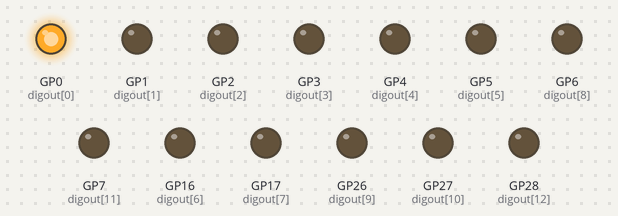
Simulated run of this program. Board: Raspberry Pi Pico running MicroPython. On the bench: output pins drawn as LEDs (lit = HIGH).

Above: at 0.07 s.
At 1.12 s:
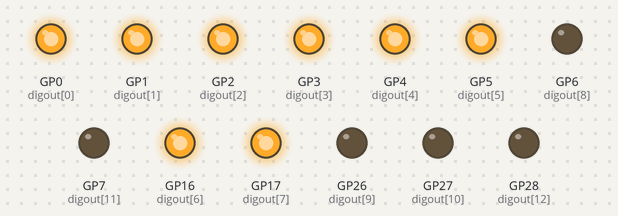
At 2.17 s:
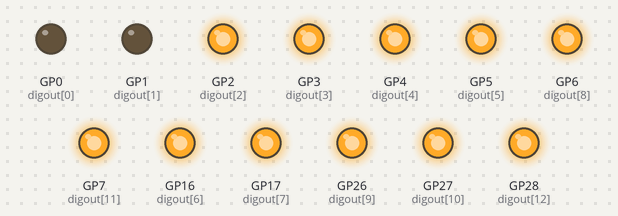
At 4.42 s:
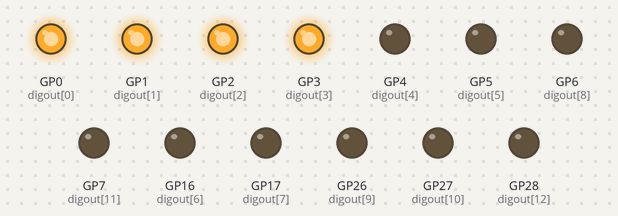
At 6.52 s:
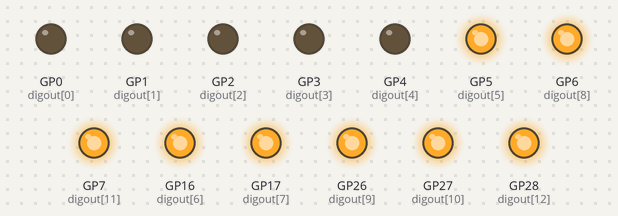
At 8.77 s:
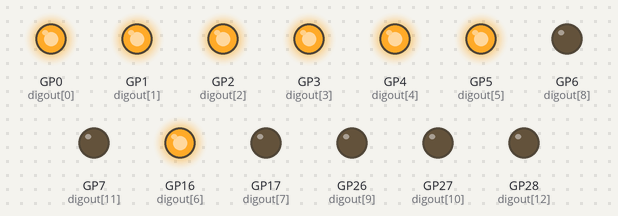
Timing chart, 0 to 9.1 s (numbered marks = the images above):
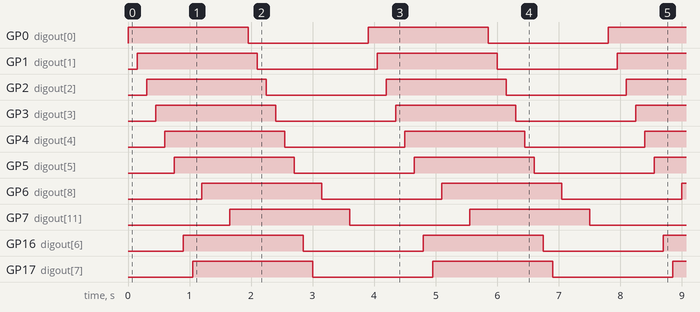

The program:

Blink_Example_2.py
```python
"""
DESCRIPTION:
This example code will uses: Robo Pico and Raspberry Pi Pico / Pico W
to light up LEDs on Robo Pico using MicroPython

AUTHOR  : Cytron Technologies Sdn Bhd
WEBSITE  : www.cytron.io
EMAIL    : support@cytron.io
"""
#import necessary libraries
from machine import Pin
import time

# Initialize led pins
LED = []
pins = [0, 1, 2, 3, 4, 5, 16, 17, 6, 26, 27, 7, 28]

for pin in pins:
    digout = Pin(pin, Pin.OUT)
    LED.append(digout)

while True:
    #Turn on LEDs one-by-one very quickly
    for i in range(len(pins)):
        LED[i].value(True)
        time.sleep(0.15)

    # Turn off LEDs one-by-one very quickly
    for i in range(len(pins)):
        LED[i].value(False)
        time.sleep(0.15)
```

Measured:
- by itself, GP0 (digout[0]), GP1 (digout[1]), GP2 (digout[2]), GP3 (digout[3]), GP4 (digout[4]), GP5 (digout[5]), GP6 (digout[8]), GP7 (digout[11]), GP16 (digout[6]), GP17 (digout[7]), GP26 (digout[9]), GP27 (digout[10]), GP28 (digout[12]): alternates HIGH for 2.0 s and LOW for 2.0 s
- by itself, everything shown: repeats every 3.9 s, in 26 steps
